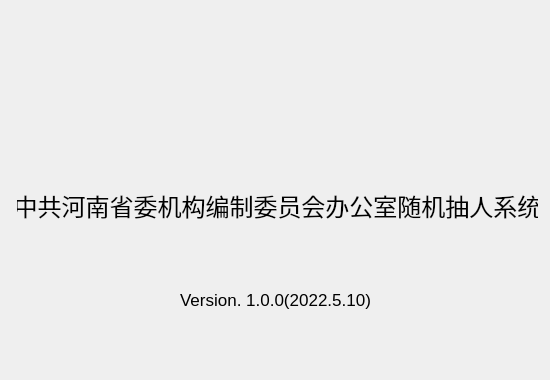
<?xml version="1.0" encoding="UTF-8"?>
<ui version="4.0">
 <class>AboutDialog</class>
 <widget class="QWidget" name="AboutDialog">
  <property name="geometry">
   <rect>
    <x>0</x>
    <y>0</y>
    <width>550</width>
    <height>380</height>
   </rect>
  </property>
  <property name="minimumSize">
   <size>
    <width>550</width>
    <height>380</height>
   </size>
  </property>
  <property name="maximumSize">
   <size>
    <width>550</width>
    <height>380</height>
   </size>
  </property>
  <property name="windowTitle">
   <string>关于系统</string>
  </property>
  <widget class="QWidget" name="logoWidget" native="true">
   <property name="geometry">
    <rect>
     <x>230</x>
     <y>90</y>
     <width>80</width>
     <height>80</height>
    </rect>
   </property>
   <property name="minimumSize">
    <size>
     <width>80</width>
     <height>0</height>
    </size>
   </property>
   <property name="maximumSize">
    <size>
     <width>80</width>
     <height>80</height>
    </size>
   </property>
   <property name="styleSheet">
    <string notr="true">
image: url(:/Qss/Qss/pickPersonLogo.png);
</string>
   </property>
  </widget>
  <widget class="QLabel" name="label">
   <property name="geometry">
    <rect>
     <x>17</x>
     <y>190</y>
     <width>521</width>
     <height>31</height>
    </rect>
   </property>
   <property name="font">
    <font>
     <pointsize>18</pointsize>
    </font>
   </property>
   <property name="text">
    <string>中共河南省委机构编制委员会办公室随机抽人系统</string>
   </property>
   <property name="alignment">
    <set>Qt::AlignCenter</set>
   </property>
  </widget>
  <widget class="QLabel" name="label_2">
   <property name="geometry">
    <rect>
     <x>10</x>
     <y>290</y>
     <width>531</width>
     <height>20</height>
    </rect>
   </property>
   <property name="font">
    <font>
     <pointsize>13</pointsize>
    </font>
   </property>
   <property name="text">
    <string>Version. 1.0.0(2022.5.10)</string>
   </property>
   <property name="alignment">
    <set>Qt::AlignCenter</set>
   </property>
  </widget>
 </widget>
 <resources/>
 <connections/>
</ui>
